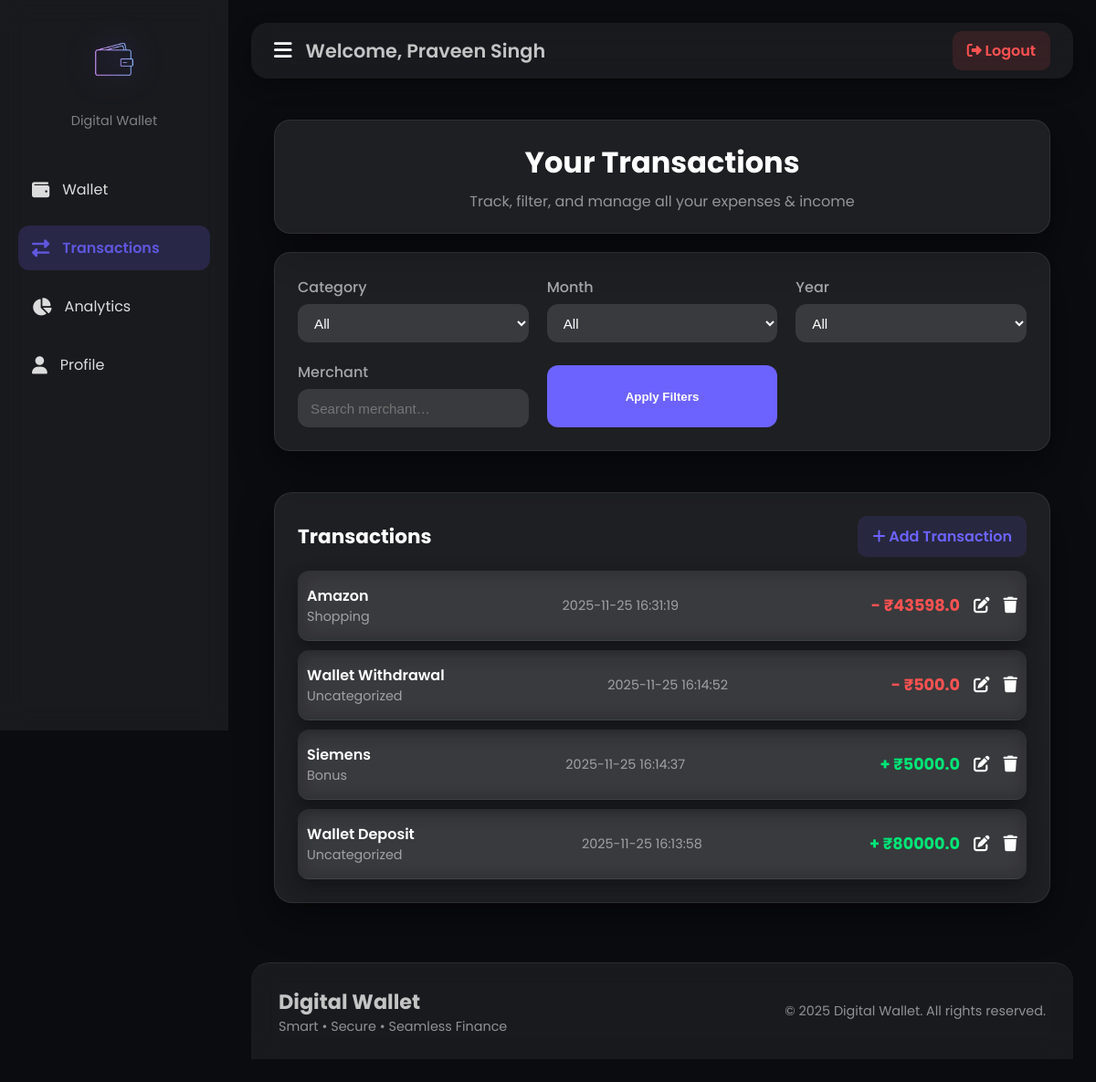
Page /transactions/ (signed in) on the committed database.
### tables this page shows
CREATE TABLE transactions (
    id INTEGER PRIMARY KEY AUTOINCREMENT,
    user_id INTEGER NOT NULL,
    amount REAL NOT NULL,
    category_id INTEGER,
    merchant TEXT,
    type TEXT NOT NULL CHECK (type IN ('income', 'expense')),
    date TEXT NOT NULL,
    FOREIGN KEY (user_id) REFERENCES users(id),
    FOREIGN KEY (category_id) REFERENCES categories(id)
);

CREATE TABLE categories (
    id INTEGER PRIMARY KEY AUTOINCREMENT,
    name TEXT NOT NULL,
    type TEXT NOT NULL CHECK (type IN ('expense', 'income')),
    user_id INTEGER,
    FOREIGN KEY (user_id) REFERENCES users(id)
);

### app/routes/transaction_routes.py (the view)
@transaction_bp.route("/")
def transactions_home():
    user_id = session["user_id"]
    transactions = TransactionModel.get_all_transactions(user_id)
    categories = CategoryModel.get_all_categories(user_id)
    print("CATEGORIES:", categories)
    return render_template(
        "transactions.html",
        transactions=transactions,
        categories=categories
    )

### app/config/database.py (called while the page is built)
def get_db_connection():
    if "db" not in g:
        DATABASE_DIR.mkdir(parents=True, exist_ok=True)
        conn = sqlite3.connect(DATABASE_FILE, detect_types=sqlite3.PARSE_DECLTYPES)
        conn.row_factory = sqlite3.Row
        g.db = conn
    return g.db

### app/models/category_model.py (called while the page is built)
    @staticmethod
    def get_all_categories(user_id):
        db = get_db_connection()
        query = """
            SELECT id, name, type
            FROM categories
            WHERE user_id = ? OR user_id IS NULL
            ORDER BY name
        """
        rows = db.execute(query, (user_id,)).fetchall()
        return [dict(r) for r in rows]

### app/models/transaction_model.py (called while the page is built)
    @staticmethod
    def get_all_transactions(user_id):
        db = get_db_connection()
        query = """
            SELECT
                t.id, t.amount, t.type, t.date,
                t.merchant,
                c.name AS category
            FROM transactions t
            LEFT JOIN categories c ON t.category_id = c.id
            WHERE t.user_id = ?
            ORDER BY t.date DESC
        """
        rows = db.execute(query, (user_id,)).fetchall()
        return [dict(r) for r in rows]

### app/routes/transaction_routes.py (called while the page is built)
@transaction_bp.before_request
def require_login():
    if "user_id" not in session:
        return redirect(url_for("auth.login"))

### templates/transactions.html (shortened to what this page needs)
{% extends "layout.html" %}
{% block styles %}
    <link rel="stylesheet" href="{{ url_for('static', filename='css/transactions.css') }}?v=10">
{% endblock %}
{% block content %}
    <div class="transactions-container fade-in">
        <div class="page-header glass-card slide-down">
            <h2 class="page-title">Your Transactions</h2>
            <p class="subtitle">Track, filter, and manage all your expenses & income</p>
        </div>
        <div class="glass-card pop-in filter-card">
            <form id="filterForm" class="filter-form">
                <div class="filter-group slide-up">
                    <label>Category</label>
                    <select id="filterCategory" name="category">
                        <option value="">All</option>
                    </select>
                </div>
                <div class="filter-group slide-up">
                    <label>Month</label>
                    <select id="filterMonth" name="month">
                        <option value="">All</option>
                    </select>
                </div>
                <div class="filter-group slide-up">
                    <label>Year</label>
                    <select id="filterYear" name="year">
                        <option value="">All</option>
                    </select>
                </div>
                <div class="filter-group slide-up">
                    <label>Merchant</label>
                    <input type="text" id="filterMerchant" name="merchant" placeholder="Search merchant…">
                </div>
                <button type="button" id="applyFilters" class="btn-primary glow-on-hover">Apply Filters</button>
            </form>
        </div>
        <div class="glass-card fade-up txn-list-card">
            <div class="txn-header">
                <h3 class="section-title">Transactions</h3>
                <a href="{{ url_for('transactions.add_transaction') }}" class="add-btn hover-glow">
                    <i class="fas fa-plus"></i> Add Transaction
                </a>
            </div>
            <div id="txnList">
                {% for t in transactions %}
                    <div class="txn-item fade-in-up" data-id="{{ t.id }}">
                        <div class="txn-info">
                            <p class="merchant">{{ t.merchant }}</p>
                            <p class="category">{{ t.category or 'Uncategorized' }}</p>
                        </div>
                        <div class="txn-meta">
                            <p class="date">{{ t.date }}</p>
                        </div>
                        <div class="txn-actions">
                            <p class="amount {% if t.type=='expense' %}red{% else %}green{% endif %}">
                                {% if t.type=='expense' %}-{% else %}+{% endif %} ₹{{ t.amount }}
                            </p>
                            <a href="{{ url_for('transactions.edit_transaction', transaction_id=t.id) }}" class="edit-btn hover-glow">
                                <i class="fas fa-edit"></i>
                            </a>
                            <button class="delete-btn hover-glow" onclick="deleteTransaction({{ t.id }})">
                                <i class="fas fa-trash"></i>
                            </button>
                        </div>
                    </div>
                {% endfor %}
            </div>
        </div>
    </div>
{% endblock %}

### static/css/style.css (style rules this page uses)
:root { --bg: #0b0c10; --bg-soft: #111218; --glass: rgba(255, 255, 255, 0.06); --glass-strong: rgba(255, 255, 255, 0.12); --border-glass: rgba(255, 255, 255, 0.08); --muted: rgba(255, 255, 255, 0.75); --accent: 108, 99, 255; --accent-hex: #6c63ff; --success: 0, 230, 118; --danger: 255, 82, 82; --warning: 255, 179, 0; --glass-blur: 14px; --radius: 18px; --radius-lg: 22px; --shadow-big: 0 28px 65px rgba(0, 0, 0, 0.55); --shadow-card: 0 18px 40px rgba(0, 0, 0, 0.45); --shadow-soft: 0 12px 28px rgba(0, 0, 0, 0.35); --gap: 22px; --pad: 20px; --easing: cubic-bezier(.16, 1, .3, 1); --fast: .35s var(--easing); --medium: .55s var(--easing); --slow: .75s var(--easing); }
* { margin: 0; padding: 0; box-sizing: border-box; }
body { background: var(--bg); color: var(--muted); font-family: "Poppins", system-ui, sans-serif; font-weight: 400; overflow-x: hidden; }
a { text-decoration: none; color: inherit; }
.glass-card { background: var(--glass); backdrop-filter: blur(var(--glass-blur)); border-radius: var(--radius); padding: var(--pad); border: 1px solid var(--border-glass); box-shadow: var(--shadow-card); opacity: 0; transform: translateY(20px) scale(.96); transition: opacity var(--medium), transform var(--medium); }
.glass-card.visible { opacity: 1; transform: translateY(0) scale(1); }
.fade-in { opacity: 0; animation: fadeIn .65s var(--easing) forwards; }
.fade-in-up { opacity: 0; animation: fadeUp .65s var(--easing) forwards; }
.fade-up { animation: fadeUp .6s var(--easing); }
.slide-down { opacity: 0; animation: slideDown .7s var(--easing) forwards; }
.pop-in { opacity: 0; transform: scale(.92); animation: popIn .55s var(--easing) forwards; }
.btn-primary { padding: 12px 18px; border: none; border-radius: 12px; background: var(--accent-hex); color: white; font-weight: 600; cursor: pointer; transition: transform var(--fast), box-shadow var(--fast); }
input, select { background: rgba(255, 255, 255, 0.12); border-radius: 12px; border: none; outline: none; color: white; padding: 12px 14px; transition: background var(--fast), transform var(--fast); }
.red { color: rgb(var(--danger)); }
.green { color: rgb(var(--success)); }

### templates/sidebar.html (style rules this page uses)
.fade-in { animation: fadeIn .9s ease forwards; }

### templates/navbar.html (style rules this page uses)
.slide-down { opacity: 0; transform: translateY(-20px); animation: slideDown .7s ease forwards; }

### templates/transactions.html (style rules this page uses)
.transactions-container { padding: 25px; }
.page-title { font-size: 2rem; font-weight: 700; }
.subtitle { opacity: .7; }
.filter-card { padding: 25px; border-radius: 18px; }
.filter-form { display: grid; grid-template-columns: repeat(auto-fit, minmax(200px, 1fr)); gap: 20px; }
.filter-group { display: flex; flex-direction: column; }
.filter-group label { margin-bottom: 6px; opacity: .8; }
.filter-group input, .filter-group select { padding: 12px 14px; border: none; border-radius: 12px; background: rgba(255, 255, 255, 0.12); color: white; }
.txn-list-card { padding: 25px; border-radius: 20px; margin-top: 25px; }
.txn-header { display: flex; justify-content: space-between; align-items: center; margin-bottom: 15px; }
.add-btn { padding: 10px 16px; background: #6c63ff22; color: #6c63ff; border-radius: 10px; font-weight: 600; text-decoration: none; }
.txn-item { display: flex; justify-content: space-between; align-items: center; padding: 15px 10px; border-bottom: 1px solid rgba(255, 255, 255, 0.08); }
.txn-info .merchant { font-weight: 600; }
.txn-info .category { opacity: .7; }
.txn-meta .date { opacity: .7; font-size: .9rem; }
.txn-actions { display: flex; align-items: center; gap: 15px; }
.amount { font-weight: 700; }
.amount.red { color: #ff5252; }
.amount.green { color: #00e676; }
.edit-btn, .delete-btn { background: none; border: none; cursor: pointer; color: white; font-size: 1.1rem; }
.glass-card { background: rgba(255, 255, 255, 0.08); backdrop-filter: blur(12px); opacity: 0; transform: translateY(20px) scale(.95); transition: .6s ease; }
.glass-card.visible { opacity: 1; transform: translateY(0) scale(1); }
.fade-in { animation: fadeIn .7s ease forwards; }
.slide-down { animation: slideDown .7s ease forwards; }
.fade-up { animation: fadeUp .9s ease forwards; }
.pop-in { animation: popIn .6s ease forwards; }
.slide-up { animation: slideUp .6s ease; }
.fade-in-up { animation: fadeUp .6s ease forwards; }

### templates/footer.html (style rules this page uses)
.fade-in-up { opacity: 0; transform: translateY(20px); animation: fadeUp 0.7s ease forwards; }

### rows in the picture
transactions: merchant "Amazon", name "Shopping", date "2025-11-25 16:31:19", amount "43598.0"
transactions: merchant "Wallet Withdrawal", category "Uncategorized", date "2025-11-25 16:14:52", amount "500.0"
transactions: merchant "Siemens", name "Bonus", date "2025-11-25 16:14:37", amount "5000.0"
transactions: merchant "Wallet Deposit", category "Uncategorized", date "2025-11-25 16:13:58", amount "80000.0"

### other values in the picture
{{ session.get('user_name') }} "Praveen Singh"
